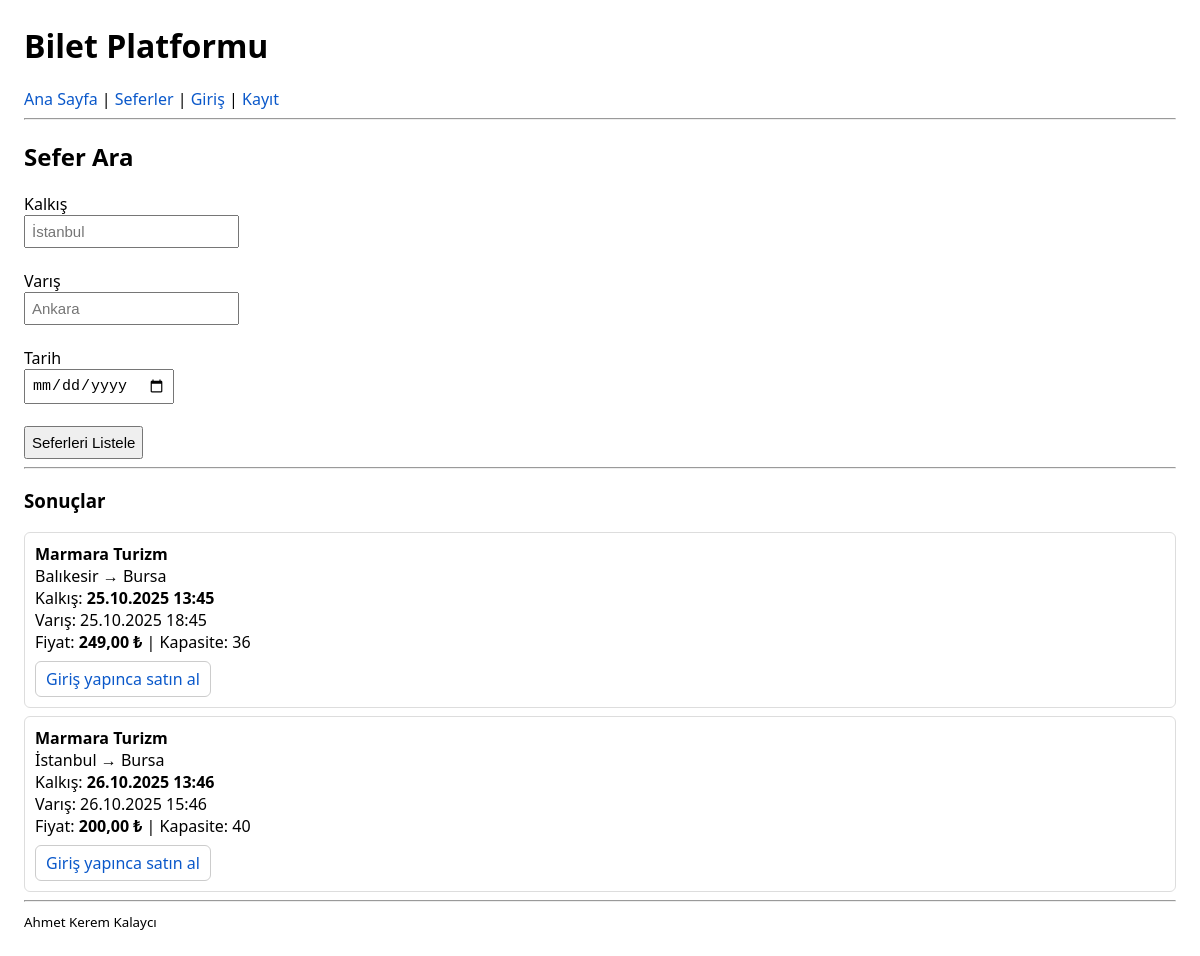
Page /trips.php on the committed database.
### tables this page shows
CREATE TABLE Trips (
  id               TEXT PRIMARY KEY,    
  company_id       TEXT NOT NULL,
  destination_city TEXT NOT NULL,
  arrival_time     DATETIME NOT NULL,
  departure_time   DATETIME NOT NULL,
  departure_city   TEXT NOT NULL,
  price            INTEGER NOT NULL,
  capacity         INTEGER NOT NULL,
  created_date     TIMESTAMP DEFAULT CURRENT_TIMESTAMP,
  FOREIGN KEY (company_id) REFERENCES Bus_Company(id)
);

CREATE TABLE Bus_Company (
  id         TEXT PRIMARY KEY,          
  name       TEXT NOT NULL UNIQUE,     
  logo_path  TEXT,
  created_at TIMESTAMP DEFAULT CURRENT_TIMESTAMP
);

### public/trips.php (the view, shortened to what this page needs)
<?php
require __DIR__ . '/../app/init.php';
$pdo = DB::conn();
$from = trim($_GET['from'] ?? '');
$to   = trim($_GET['to'] ?? '');
$date = trim($_GET['date'] ?? '');
$where=[]; $params=[];
$sql = "SELECT t.*, c.name AS company_name
        FROM Trips t
        JOIN Bus_Company c ON c.id=t.company_id";
$sql .= " ORDER BY t.departure_time ASC LIMIT 100";
$stmt = $pdo->prepare($sql);
$stmt->execute($params);
$trips = $stmt->fetchAll();
page_header('Seferler');
?>
<h2>Sefer Ara</h2>
<form method="get" action="/trips.php">
  <label>Kalkış</label><br>
  <input name="from" value="<?= e($from) ?>" placeholder="İstanbul"><br><br>
  <label>Varış</label><br>
  <input name="to" value="<?= e($to) ?>" placeholder="Ankara"><br><br>
  <label>Tarih</label><br>
  <input name="date" type="date" value="<?= e($date) ?>"><br><br>
  <button type="submit">Seferleri Listele</button>
</form>
<hr>
<h3>Sonuçlar</h3>
<?php if (!$trips): ?>
  <p>Sefer bulunamadı. (Filtreleri boş bırakıp tekrar deneyebilirsin.)</p>
<?php else: ?>
  <div class="grid">
    <?php foreach ($trips as $t): ?>
      <div class="card">
        <div style="font-weight:bold;"><?= e($t['company_name']) ?></div>
        <div><?= e($t['departure_city']) ?> → <?= e($t['destination_city']) ?></div>
        <div>Kalkış: <strong><?= e(dtfmt($t['departure_time'])) ?></strong></div>
        <div>Varış: <?= e(dtfmt($t['arrival_time'])) ?></div>
        <div>Fiyat: <strong><?= e(money_tl((int)$t['price'])) ?></strong> | Kapasite: <?= (int)$t['capacity'] ?></div>
        <div style="margin-top:8px; display:flex; gap:8px; flex-wrap:wrap;">
          <?php if (!isLoggedIn()): ?>
            <a href="/login.php" style="padding:6px 10px;border:1px solid #ccc;border-radius:6px;text-decoration:none;">Giriş yapınca satın al</a>
          <?php endif; ?>
        </div>
      </div>
    <?php endforeach; ?>
  </div>
<?php endif; ?>
<?php
page_footer();

### app/init.php (shortened to what this page needs)
<?php
function e(string $s): string { return htmlspecialchars($s, ENT_QUOTES, 'UTF-8'); }
function isLoggedIn(): bool { return isset($_SESSION['user']); }
function money_tl(int $krs): string { return number_format($krs/100, 2, ',', '.') . ' ₺'; }
function dtfmt(string $s): string { return date('d.m.Y H:i', strtotime($s)); }
function page_header(string $title): void {
  echo "<!doctype html><meta charset='utf-8'><title>".e($title)."</title>
<style>
body{font-family:system-ui,Segoe UI,Arial;margin:24px}
input,button,select{padding:6px;font-size:15px}
.card{border:1px solid #ddd;padding:10px;border-radius:6px;margin:8px 0}
a{color:#0a58ca;text-decoration:none} a:hover{text-decoration:underline}
.flash{padding:8px;border-radius:6px;margin:8px 0}
.flash.success{background:#e7f7e7} .flash.error{background:#fde2e2} .flash.info{background:#eef}
</style>
<h1>Bilet Platformu</h1>
<nav>";
  $links = [
    ['/', 'Ana Sayfa'],
    ['/trips.php', 'Seferler'],
  ];
  if (isLoggedIn()) {
    $links[] = ['/my_ticket.php', 'Biletlerim'];
    $links[] = ['/logout.php', 'Çıkış'];
  } else {
    $links[] = ['/login.php', 'Giriş'];
    $links[] = ['/register.php', 'Kayıt'];
  }
  echo implode(' | ', array_map(fn($l) => "<a href='".e($l[0])."'>".e($l[1])."</a>", $links));
  echo "</nav><hr>";
}
function page_footer(): void { echo "<hr><small>Ahmet Kerem Kalaycı</small>"; }

### app/init.php (style rules this page uses)
input,button,select { padding:6px;font-size:15px }
.card { border:1px solid #ddd;padding:10px;border-radius:6px;margin:8px 0 }
a { color:#0a58ca;text-decoration:none }

### rows in the picture
trips: company.name "Marmara Turizm", departure_city "Balıkesir", destination_city "Bursa", departure_time "25.10.2025 13:45", arrival_time "25.10.2025 18:45", price "249,00 ₺", capacity "36"
trips: company.name "Marmara Turizm", departure_city "İstanbul", destination_city "Bursa", departure_time "26.10.2025 13:46", arrival_time "26.10.2025 15:46", price "200,00 ₺", capacity "40"
